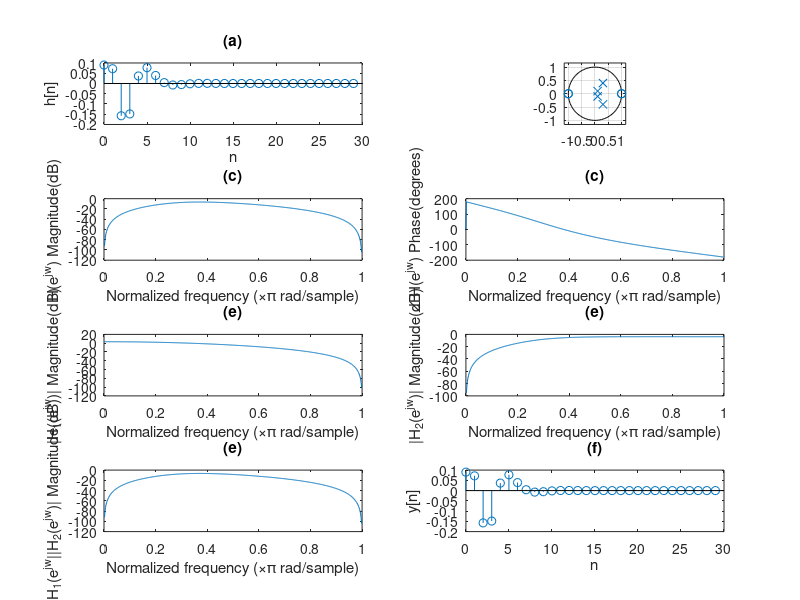

The MATLAB source for this figure:
%(a)

b0 = 0.09;
b1 = [1 -1];
b2 = [1 1];
a0 = [1 -0.3-0.4i];
a1 = [1 -0.3+0.4i];
a2 = [1 -0.1-0.1i];
a3 = [1 -0.1+0.1i];
b = b0 * conv(conv(b1, b1), conv(b2, b2));
a = conv(conv(a0, a1), conv(a2, a3));

[r, p, k] = residuez(b, a);

N = 30;
n = [0:N-1];
impulse = (n == 0);
h_pfe = zeros(1,N);
for i = 1:size(r)
  % repeated roots are not detected exactly:
  if i>1 && abs(p(i)-p(i-1))<1E-7
    %disp("Same pole");
    h_pfe = h_pfe + (r(i) * (n+1) * p(i).^n);  
  else
     %disp("Different pole");
     h_pfe = h_pfe + (r(i) * p(i).^n);
  end
end
h_pfe = h_pfe + k * impulse;
subplot(4, 2, 1);
stem(n, real(h_pfe));
title('(a)');
xlabel('n');
ylabel('h[n]');

%(b)

subplot(4, 2, 2);
zplane(b, a);

%(c)

[H, w] = freqz(b, a);
subplot(4, 2, 3);
plot(w / pi, 20 * log10(abs(H)));
title('(c)');
xlabel('Normalized frequency (\times\pi rad/sample)');
ylabel('H(e^{jw}) Magnitude(dB)');

subplot(4, 2, 4);
theta = unwrap(angle(H)) * 180 / pi;
plot(w / pi, theta);
title('(c)');
xlabel('Normalized frequency (\times\pi rad/sample)');
ylabel('\angle H(e^{jw}) Phase(degrees)');

%(d)

bRoots = roots(b);
aRoots = roots(a);
sos = zp2sos(bRoots, aRoots, 1)
b1 = 0.3 * sos(1, 1:3);
a1 = sos(1, 4:6);
b2 = 0.3 * sos(2, 1:3);
a2 = sos(2, 4:6);

%(e)

[H1, w] = freqz(b1, a1);
subplot(4, 2, 5);
plot(w / pi, 20 * log10(abs(H1)));
title('(e)');
xlabel('Normalized frequency (\times\pi rad/sample)');
ylabel('|H_1(e^{jw})| Magnitude(dB)');

[H2, w2] = freqz(b2, a2);
subplot(4, 2, 6);
plot(w / pi, 20 * log10(abs(H2)));
title('(e)');
xlabel('Normalized frequency (\times\pi rad/sample)');
ylabel('|H_2(e^{jw})| Magnitude(dB)');

H3 = abs(H1) .* abs(H2);
subplot(4, 2, 7);
plot(w / pi, 20 * log10(abs(H3)));
title('(e)');
xlabel('Normalized frequency (\times\pi rad/sample)');
ylabel('|H_1(e^{jw}||H_2(e^{jw})| Magnitude(dB)');

%(f)

impulse = (n==0);
y = filter(b, a, impulse);
subplot(4, 2, 8);
stem(n, y);
title('(f)');
xlabel('n');
ylabel('y[n]');
